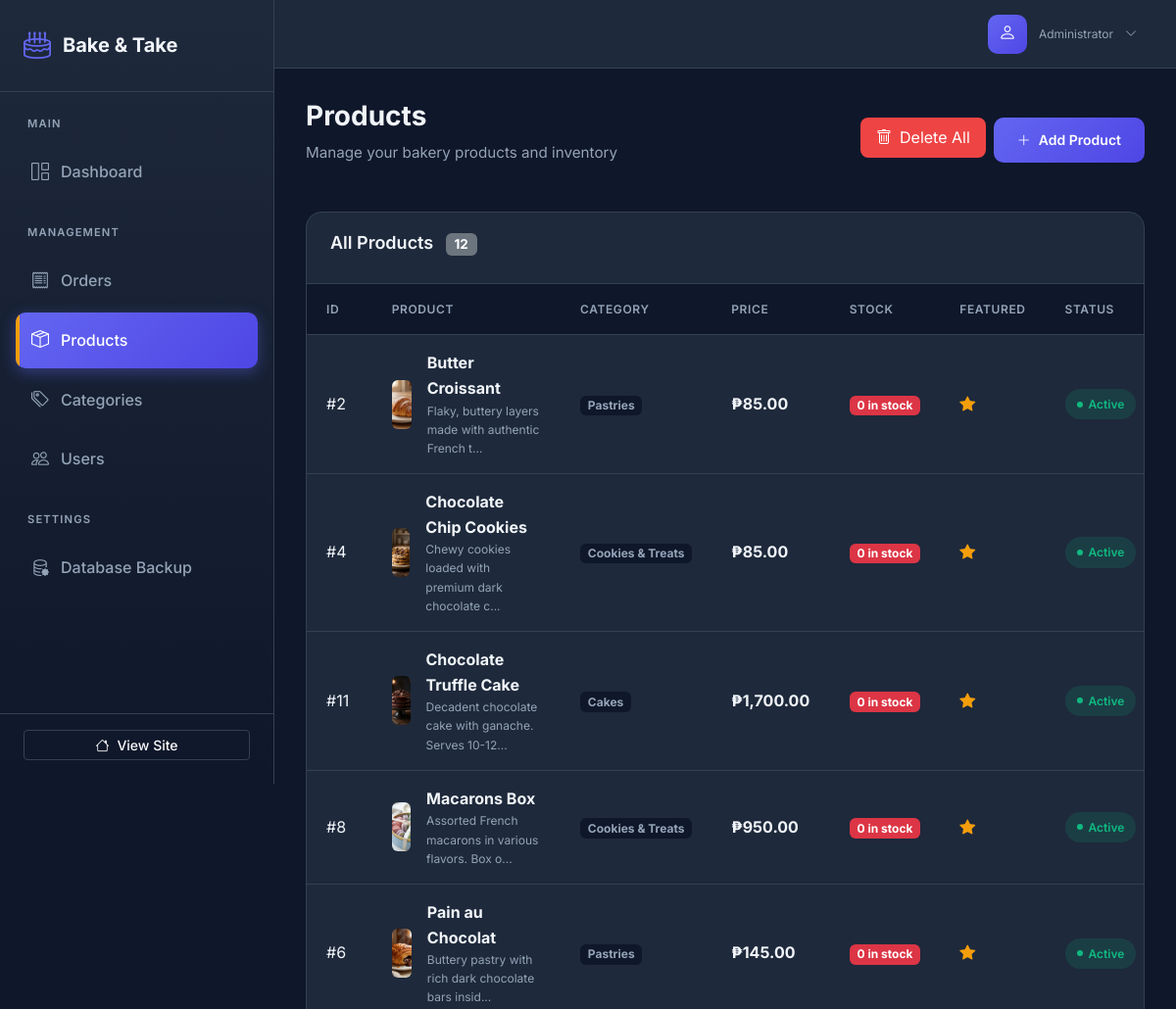
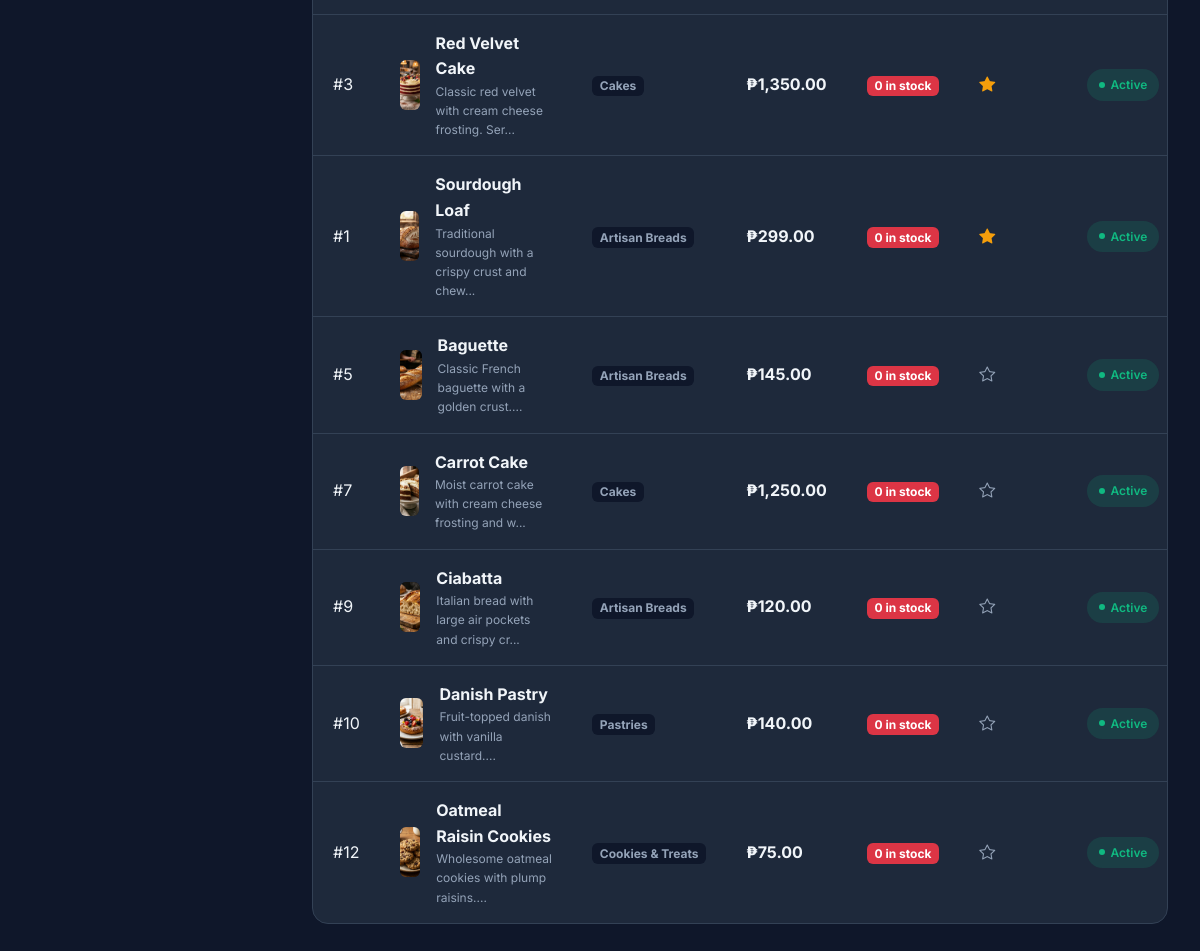
Page /admin/index.php?page=products (signed in) on the committed database (2 pictures, top to bottom).
### tables this page shows
CREATE TABLE IF NOT EXISTS products (
    id INT AUTO_INCREMENT PRIMARY KEY,
    category_id INT,
    name VARCHAR(200) NOT NULL,
    slug VARCHAR(200) NOT NULL UNIQUE,
    description TEXT,
    price DECIMAL(10, 2) NOT NULL,
    image VARCHAR(255),
    stock INT DEFAULT 0,
    featured BOOLEAN DEFAULT FALSE,
    active BOOLEAN DEFAULT TRUE,
    created_at TIMESTAMP DEFAULT CURRENT_TIMESTAMP,
    updated_at TIMESTAMP DEFAULT CURRENT_TIMESTAMP ON UPDATE CURRENT_TIMESTAMP,
    FOREIGN KEY (category_id) REFERENCES categories(id) ON DELETE SET NULL
);

CREATE TABLE IF NOT EXISTS categories (
    id INT AUTO_INCREMENT PRIMARY KEY,
    name VARCHAR(100) NOT NULL,
    slug VARCHAR(100) NOT NULL UNIQUE,
    icon VARCHAR(50),
    created_at TIMESTAMP DEFAULT CURRENT_TIMESTAMP
);

### includes/functions.php (called while the page is built, shortened)
<?php
function sanitize($input) {
    return htmlspecialchars(trim($input), ENT_QUOTES, 'UTF-8');
}
function formatPrice($price) {
    return '₱' . number_format($price, 2);
}
function getAllProducts() {
    global $pdo, $PRODUCTS;
    if ($pdo) {
        try {
            $stmt = $pdo->query("
                SELECT p.*, c.slug as category
                FROM products p
                LEFT JOIN categories c ON p.category_id = c.id
                WHERE p.active = 1
                ORDER BY p.featured DESC, p.name ASC
            ");
            $products = $stmt->fetchAll();
            return $products;
        } catch (PDOException $e) {
            return $PRODUCTS;
        }
    }
    return $PRODUCTS;
}
function getCategoryName($slug) {
    global $pdo, $CATEGORIES;
    if ($pdo) {
        try {
            $stmt = $pdo->prepare("SELECT name FROM categories WHERE slug = ?");
            $stmt->execute([$slug]);
            $category = $stmt->fetch();
            if ($category) {
                return $category['name'];
            }
        } catch (PDOException $e) {
        }
    }
    return isset($CATEGORIES[$slug]) ? $CATEGORIES[$slug]['name'] : 'All Products';
}
function getProductImage($image) {
    return "assets/images/products/{$image}";
}
?>

### admin/pages/products.php (the view, shortened to what this page needs)
<?php
$products = getAllProducts();
?>
<div class="page-header d-flex justify-content-between align-items-center">
    <div>
        <h1 class="page-title">Products</h1>
        <p class="page-subtitle">Manage your bakery products and inventory</p>
    </div>
    <div class="d-flex gap-2">
        <form action="includes/delete_all.php" method="POST" onsubmit="return confirm('WARNING: Are you sure you want to delete ALL products? This might affect existing orders.');">
            <button type="submit" class="btn-admin-danger" style="background: var(--admin-danger); color: white; padding: 0.5rem 1rem; border-radius: 8px; border: none; cursor: pointer;">
                <i class="bi bi-trash me-2"></i>Delete All
            </button>
        </form>
        <button class="btn-admin-primary" data-bs-toggle="modal" data-bs-target="#addProductModal">
            <i class="bi bi-plus-lg"></i> Add Product
        </button>
    </div>
</div>
<div class="admin-card">
    <div class="admin-card-header">
        <h3 class="admin-card-title">
            All Products
            <span class="badge bg-secondary ms-2"><?php echo count($products); ?></span>
        </h3>
    </div>
    <div class="admin-card-body p-0">
        <?php if (empty($products)): ?>
        <div class="empty-state">
            <i class="bi bi-box-seam"></i>
            <h3>No products yet</h3>
            <p>Start by adding your first product.</p>
            <button class="btn-admin-primary" data-bs-toggle="modal" data-bs-target="#addProductModal">
                <i class="bi bi-plus-lg"></i> Add Product
            </button>
        </div>
        <?php else: ?>
        <div class="table-responsive">
            <table class="admin-table">
                <thead>
                    <tr>
                        <th style="width: 50px;">ID</th>
                        <th>Product</th>
                        <th>Category</th>
                        <th>Price</th>
                        <th>Stock</th>
                        <th>Featured</th>
                        <th>Status</th>
                    </tr>
                </thead>
                <tbody>
                    <?php foreach ($products as $product): ?>
                    <tr>
                        <td>#<?php echo $product['id']; ?></td>
                        <td>
                            <div class="d-flex align-items-center gap-3">
                                <div style="width: 50px; height: 50px; background: var(--admin-dark); border-radius: var(--radius-sm); display: flex; align-items: center; justify-content: center; overflow: hidden;">
                                    <?php if ($product['image']): ?>
                                    <img src="../<?php echo getProductImage($product['image']); ?>"
                                         alt="<?php echo sanitize($product['name']); ?>"
                                         style="width: 100%; height: 100%; object-fit: cover;">
                                    <?php else: ?>
                                    <i class="bi bi-image" style="color: var(--admin-text-muted);"></i>
                                    <?php endif; ?>
                                </div>
                                <div>
                                    <strong><?php echo sanitize($product['name']); ?></strong>
                                    <div style="font-size: 0.75rem; color: var(--admin-text-muted);">
                                        <?php echo sanitize(substr($product['description'], 0, 50)); ?>...
                                    </div>
                                </div>
                            </div>
                        </td>
                        <td>
                            <span class="badge" style="background: var(--admin-dark); color: var(--admin-text-muted);">
                                <?php echo getCategoryName($product['category']); ?>
                            </span>
                        </td>
                        <td><strong><?php echo formatPrice($product['price']); ?></strong></td>
                        <td>
                            <span class="badge <?php echo ($product['stock'] ?? 0) > 0 ? 'bg-success' : 'bg-danger'; ?>">
                                <?php echo $product['stock'] ?? 0; ?> in stock
                            </span>
                        </td>
                        <td>
                            <?php if ($product['featured']): ?>
                            <i class="bi bi-star-fill" style="color: var(--admin-accent);"></i>
                            <?php else: ?>
                            <i class="bi bi-star" style="color: var(--admin-text-muted);"></i>
                            <?php endif; ?>
                        </td>
                        <td>
                            <span class="status-badge <?php echo (isset($product['active']) && $product['active']) || !isset($product['active']) ? 'ready' : 'cancelled'; ?>">
                                <?php echo (isset($product['active']) && $product['active']) || !isset($product['active']) ? 'Active' : 'Inactive'; ?>
                            </span>
                        </td>
                    </tr>
                    <?php endforeach; ?>
                </tbody>
            </table>
        </div>
        <?php endif; ?>
    </div>
</div>

### admin/assets/css/admin.css (style rules this page uses)
:root { --admin-primary: #6366f1; --admin-primary-dark: #4f46e5; --admin-primary-light: #818cf8; --admin-accent: #f59e0b; --admin-success: #10b981; --admin-warning: #f59e0b; --admin-danger: #ef4444; --admin-info: #3b82f6; --admin-dark: #0f172a; --admin-dark-secondary: #1e293b; --admin-dark-tertiary: #334155; --admin-light: #f8fafc; --admin-light-secondary: #e2e8f0; --admin-light-tertiary: #cbd5e1; --admin-text: #f1f5f9; --admin-text-muted: #94a3b8; --admin-text-dark: #1e293b; --sidebar-width: 280px; --header-height: 70px; --shadow-sm: 0 1px 2px 0 rgb(0 0 0 / 0.05); --shadow-md: 0 4px 6px -1px rgb(0 0 0 / 0.1), 0 2px 4px -2px rgb(0 0 0 / 0.1); --shadow-lg: 0 10px 15px -3px rgb(0 0 0 / 0.1), 0 4px 6px -4px rgb(0 0 0 / 0.1); --shadow-xl: 0 20px 25px -5px rgb(0 0 0 / 0.1), 0 8px 10px -6px rgb(0 0 0 / 0.1); --radius-sm: 6px; --radius-md: 10px; --radius-lg: 16px; --radius-xl: 24px; --transition-fast: 150ms ease; --transition-normal: 250ms ease; --transition-slow: 350ms ease; }
*, *::before, *::after { margin: 0; padding: 0; box-sizing: border-box; }
html { scroll-behavior: smooth; }
body { font-family: 'Inter', -apple-system, BlinkMacSystemFont, 'Segoe UI', Roboto, sans-serif; background: var(--admin-dark); color: var(--admin-text); line-height: 1.6; min-height: 100vh; overflow-x: hidden; }
.page-header { margin-bottom: 2rem; }
.page-title { font-size: 1.75rem; font-weight: 700; color: var(--admin-text); margin-bottom: 0.5rem; }
.page-subtitle { color: var(--admin-text-muted); font-size: 0.95rem; }
.admin-card { background: var(--admin-dark-secondary); border: 1px solid var(--admin-dark-tertiary); border-radius: var(--radius-lg); overflow: hidden; }
.admin-card-header { padding: 1.25rem 1.5rem; border-bottom: 1px solid var(--admin-dark-tertiary); display: flex; align-items: center; justify-content: space-between; }
.admin-card-title { font-size: 1.125rem; font-weight: 600; color: var(--admin-text); }
.admin-card-body { padding: 1.5rem; }
.admin-table { width: 100%; border-collapse: separate; border-spacing: 0; }
.admin-table thead th { background: var(--admin-dark); color: var(--admin-text-muted); font-size: 0.75rem; font-weight: 600; text-transform: uppercase; letter-spacing: 0.05em; padding: 1rem 1.25rem; text-align: left; border-bottom: 1px solid var(--admin-dark-tertiary); }
.admin-table tbody td { padding: 1rem 1.25rem; color: var(--admin-text); border-bottom: 1px solid var(--admin-dark-tertiary); vertical-align: middle; }
.admin-table tbody tr { transition: background var(--transition-fast); }
.admin-table tbody tr:last-child td { border-bottom: none; }
.status-badge { display: inline-flex; align-items: center; gap: 0.375rem; padding: 0.375rem 0.75rem; border-radius: var(--radius-xl); font-size: 0.75rem; font-weight: 600; text-transform: capitalize; }
.status-badge::before { content: ''; width: 6px; height: 6px; border-radius: 50%; background: currentColor; }
.status-badge.ready { background: rgba(16, 185, 129, 0.15); color: var(--admin-success); }
.btn-admin-primary { background: linear-gradient(135deg, var(--admin-primary) 0%, var(--admin-primary-dark) 100%); border: none; color: white; padding: 0.75rem 1.5rem; border-radius: var(--radius-md); font-weight: 600; font-size: 0.875rem; cursor: pointer; transition: all var(--transition-fast); display: inline-flex; align-items: center; gap: 0.5rem; }
.stat-card, .admin-card { animation: fadeIn 0.3s ease forwards; }

### rows in the picture
products: id "2", image (picture), name "Butter Croissant", description "Flaky, buttery layers made with authentic French t", category.name "Pastries", price "₱85.00", stock "0", featured 1 (drawn), active "Active"
products: id "4", image (picture), name "Chocolate Chip Cookies", description "Chewy cookies loaded with premium dark chocolate c", category.name "Cookies & Treats", price "₱85.00", stock "0", featured 1 (drawn), active "Active"
products: id "11", image (picture), name "Chocolate Truffle Cake", description "Decadent chocolate cake with ganache. Serves 10-12", category.name "Cakes", price "₱1,700.00", stock "0", featured 1 (drawn), active "Active"
products: id "8", image (picture), name "Macarons Box", description "Assorted French macarons in various flavors. Box o", category.name "Cookies & Treats", price "₱950.00", stock "0", featured 1 (drawn), active "Active"
products: id "6", image (picture), name "Pain au Chocolat", description "Buttery pastry with rich dark chocolate bars insid", category.name "Pastries", price "₱145.00", stock "0", featured 1 (drawn), active "Active"
products: id "3", image (picture), name "Red Velvet Cake", description "Classic red velvet with cream cheese frosting. Ser", category.name "Cakes", price "₱1,350.00", stock "0", featured 1 (drawn), active "Active"
products: id "1", image (picture), name "Sourdough Loaf", description "Traditional sourdough with a crispy crust and chew", category.name "Artisan Breads", price "₱299.00", stock "0", featured 1 (drawn), active "Active"
products: id "5", image (picture), name "Baguette", description "Classic French baguette with a golden crust.", category.name "Artisan Breads", price "₱145.00", stock "0", featured 0 (drawn), active "Active"
products: id "7", image (picture), name "Carrot Cake", description "Moist carrot cake with cream cheese frosting and w", category.name "Cakes", price "₱1,250.00", stock "0", featured 0 (drawn), active "Active"
products: id "9", image (picture), name "Ciabatta", description "Italian bread with large air pockets and crispy cr", category.name "Artisan Breads", price "₱120.00", stock "0", featured 0 (drawn), active "Active"
products: id "10", image (picture), name "Danish Pastry", description "Fruit-topped danish with vanilla custard.", category.name "Pastries", price "₱140.00", stock "0", featured 0 (drawn), active "Active"
products: id "12", image (picture), name "Oatmeal Raisin Cookies", description "Wholesome oatmeal cookies with plump raisins.", category.name "Cookies & Treats", price "₱75.00", stock "0", featured 0 (drawn), active "Active"

### other values in the picture
count($products) "12"
